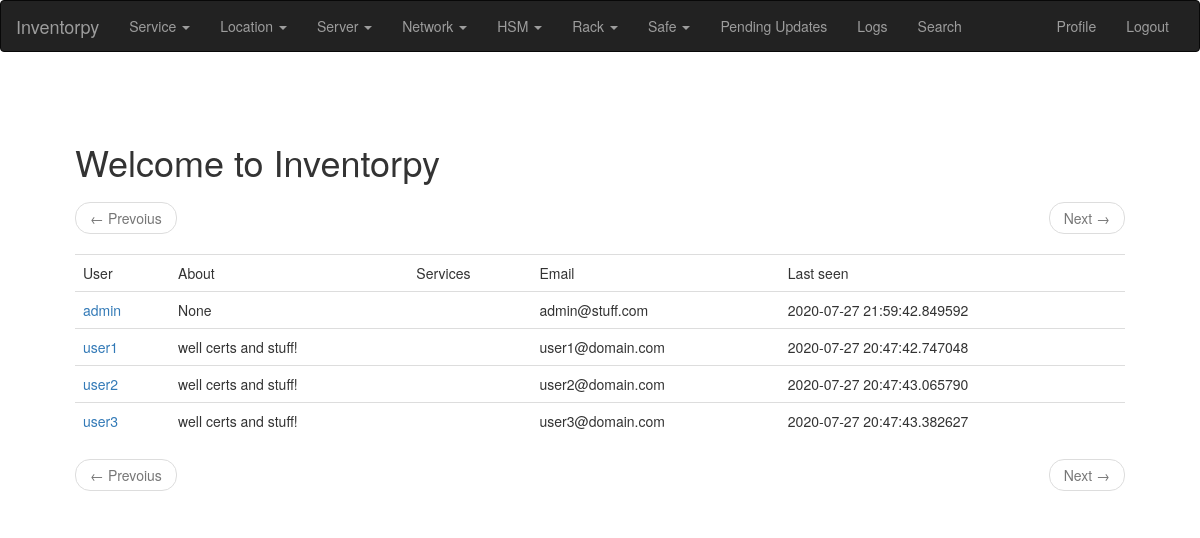
The app's page /user/list (signed in), older data.
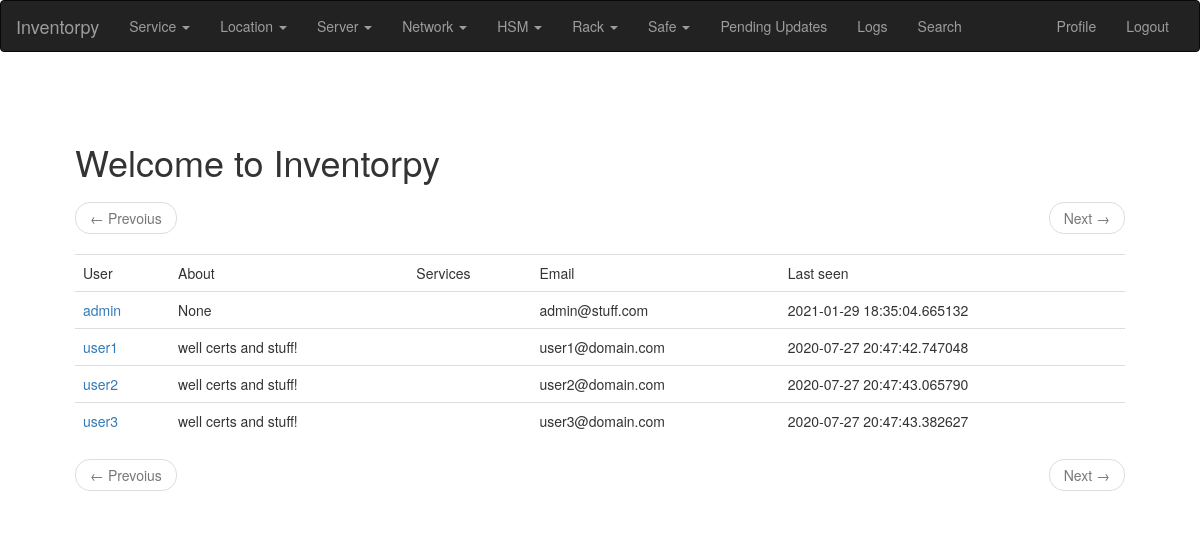
The same page, newer data.
### app/models.py (models this page shows, shortened)
class PaginatedAPIMixin(object):
    @staticmethod
    def to_collection_dict(query, page, per_page, endpoint, **kwargs):
        resources = query.paginate(page, per_page, False)
        print("page: %s per_page: %s endpoint %s" % (page, per_page, endpoint))
        data = {
            'items': [item.to_dict() for item in resources.items],
            '_meta': {
                'page': page,
                'per_page': per_page,
                'total_pages': resources.pages,
                'total_items': resources.total
            },
            '_links': {
                'self': url_for(endpoint, id=id, page=page, per_page=per_page,
                                **kwargs),
                'next': url_for(endpoint, id=id, page=page + 1, per_page=per_page,
                                **kwargs) if resources.has_next else None,
                'prev': url_for(endpoint, id=id, page=page - 1, per_page=per_page,
                                **kwargs) if resources.has_prev else None
            }
        }
        return data

class User(PaginatedAPIMixin, UserMixin, db.Model):
    __tablename__ = "user"
    __searchable__ = ['username', 'email', 'about_me']
    id = db.Column(db.Integer, primary_key=True)
    username = db.Column(db.String(64), index=True, unique=True)
    email = db.Column(db.String(120), index=True, unique=True)
    password_hash = db.Column(db.String(128))
    about_me = db.Column(db.String(140))
    last_seen = db.Column(db.DateTime, default=datetime.utcnow)
    api_key = db.Column(db.String(32), index=True, unique=True)
    token = db.Column(db.String(32), index=True, unique=True)
    token_expiration = db.Column(db.DateTime)
    service = db.relationship('Service')

### app/main/routes.py (the view)
@bp.route('/user/list')
@login_required
def user_list():
    page = request.args.get('page', 1, type=int)
    users = User.query.order_by(User.username).paginate(page, current_app.config['POSTS_PER_PAGE'], False)
    services = Service.query.all()
    next_url = url_for('main.user_list', page=users.next_num) if users.has_next else None
    prev_url = url_for('main.user_list', page=users.prev_num) if users.has_prev else None
    return render_template('users.html', users=users.items, services=services,
                           next_url=next_url, prev_url=prev_url)

### app/main/routes.py (called while the page is built)
@bp.before_app_request
def before_request():
    if current_user.is_authenticated:
        current_user.last_seen = datetime.utcnow()
        db.session.commit()
    g.locale = str(get_locale())

### app/models.py (called while the page is built)
@login.user_loader
def load_user(id):
    print(f'regular user loaded for login userid: {id}')
    return User.query.get(int(id))

### app/templates/users.html (shortened to what this page needs)
{% extends "base.html" %}
{% block app_content %}
  {% if users %}
  <nav aria-label="...">
      <ul class="pager">
          <li class="previous{% if not prev_url %} disabled{% endif %}">
              <a href="{{ prev_url or '#' }}">
                  <span aria-hidden="true">&larr;</span> {{ _('Prevoius') }}
              </a>
          </li>
          <li class="next{% if not next_url %} disabled{% endif %}">
              <a href="{{ next_url or '#' }}">
                  {{ _('Next') }} <span aria-hidden="true">&rarr;</span>
              </a>
          </li>
      </ul>
  </nav>
  {% endif %}
  <table class="table table-hover">
    <tr>
        <td>  {{ _('User') }} </td>
        <td>  {{ _('About') }}  </td>
        <td>  {{ _('Services') }}  </td>
        <td>  {{ _('Email') }} </td>
        <td>  {{ _('Last seen') }} </td>
    </tr>
    {% for u in users %}
      <tr>
          <td>  {{ user_link }}  </td>
          <td>  {{ u.about_me}} </td>
          <td>
         </td>
         <td>  {{ u.email}} </td>
         <td>  {{ u.last_seen }} </td>
      </tr>
      {% endfor %}
  </table>
    {% if users %}
    <nav aria-label="...">
        <ul class="pager">
            <li class="previous{% if not prev_url %} disabled{% endif %}">
                <a href="{{ prev_url or '#' }}">
                    <span aria-hidden="true">&larr;</span> {{ _('Prevoius') }}
                </a>
            </li>
            <li class="next{% if not next_url %} disabled{% endif %}">
                <a href="{{ next_url or '#' }}">
                    {{ _('Next') }} <span aria-hidden="true">&rarr;</span>
                </a>
            </li>
        </ul>
    </nav>
    {% endif %}
{% endblock %}

Row changes from the older to the newer data that the page shows:
changed User "admin": last_seen "2020-07-27 21:59:42.849592" → "2021-01-29 18:35:04.665132"
